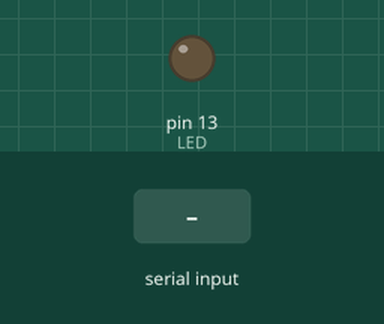
The sketch below on a simulated Arduino Uno, built with avr-gcc and run on an emulated ATmega328P. Shown: output pins drawn as LEDs (lit = HIGH). The test bench sets the inputs (shaded band). What the sketch prints to the serial monitor is not drawn.

Above: at 1.2 s.
1.3 s: byte 42 (42) received over Serial
Timing chart, 0 to 4.3 s (numbered marks = the images above; inputs shaded):
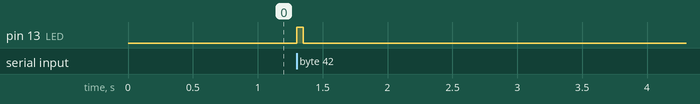

Measured:
- after the input at 1.3 s, pin 13 (LED): LOW → HIGH at once, → LOW 0.05 s later

The sketch:

Voltmeter.pde
```cpp
// Franzis Arduino
// 6-Kanal Voltmeter

int LED=13;
char startbyte=0;
int highbyte=0;
int lowbyte=0;
int adc_raw[6];
int adc_cnt=0;
int cnt=0;
int crc=0;


void setup()
{
  Serial.begin(9600);
  pinMode(LED,OUTPUT);
}


void loop()
{

  startbyte=Serial.read();
  if(startbyte==42)
  {
    digitalWrite(LED,HIGH);
    delay(50);
    digitalWrite(LED,LOW);
    delay(50);
    Serial.flush();

    for(cnt=0;cnt<6;cnt++)
    {
      adc_raw[cnt]=analogRead(adc_cnt);
      adc_cnt++;
    }
    adc_cnt=0;

    for(cnt=0;cnt<6;cnt++)
    {
      highbyte=adc_raw[cnt]/256;
      lowbyte=adc_raw[cnt]%256;
      Serial.write(highbyte);
      Serial.write(lowbyte);
    }

    crc=170^highbyte^lowbyte;
    Serial.write(crc);
  }

}
```
